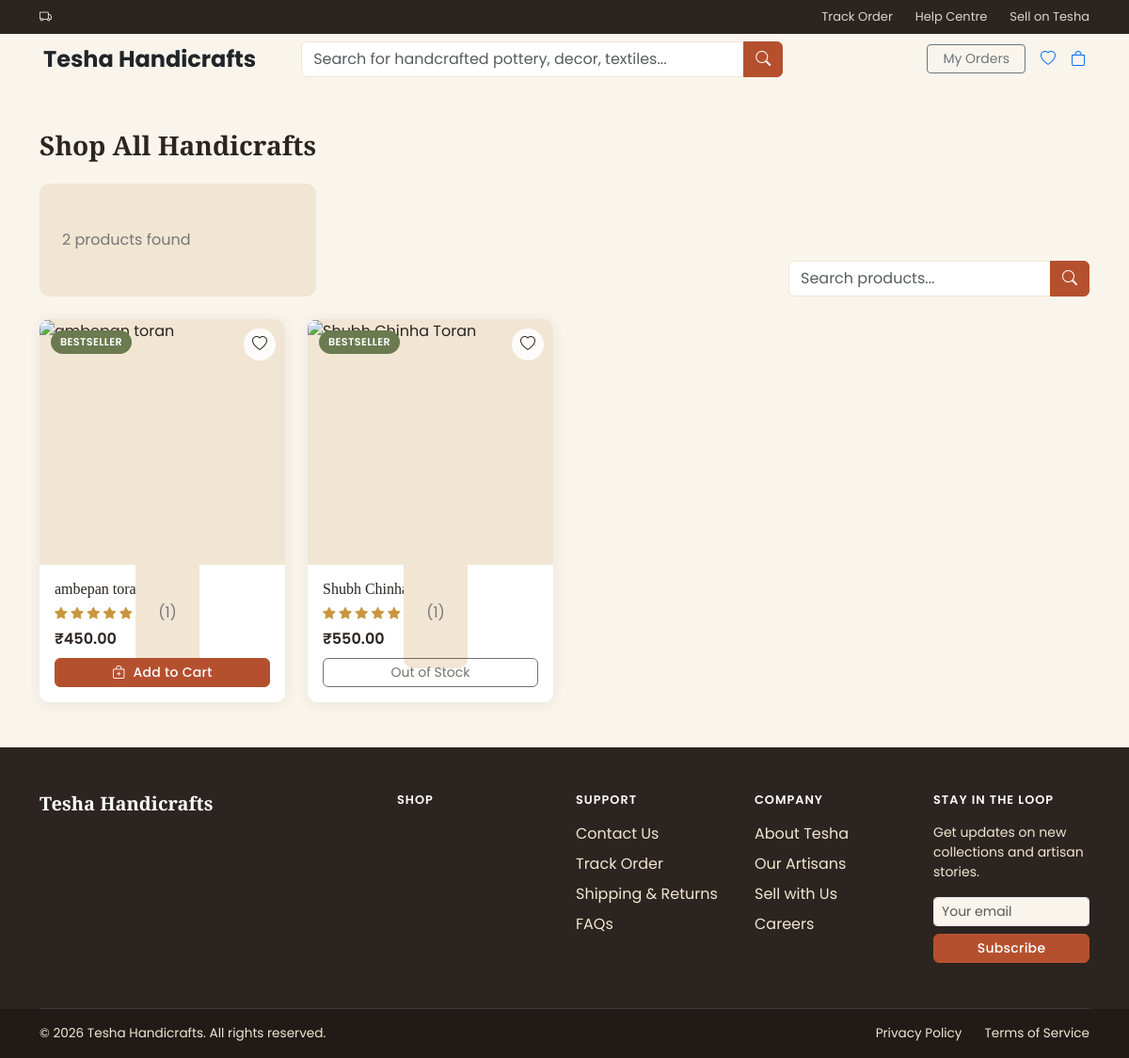
Before: /products/ with the older database file.
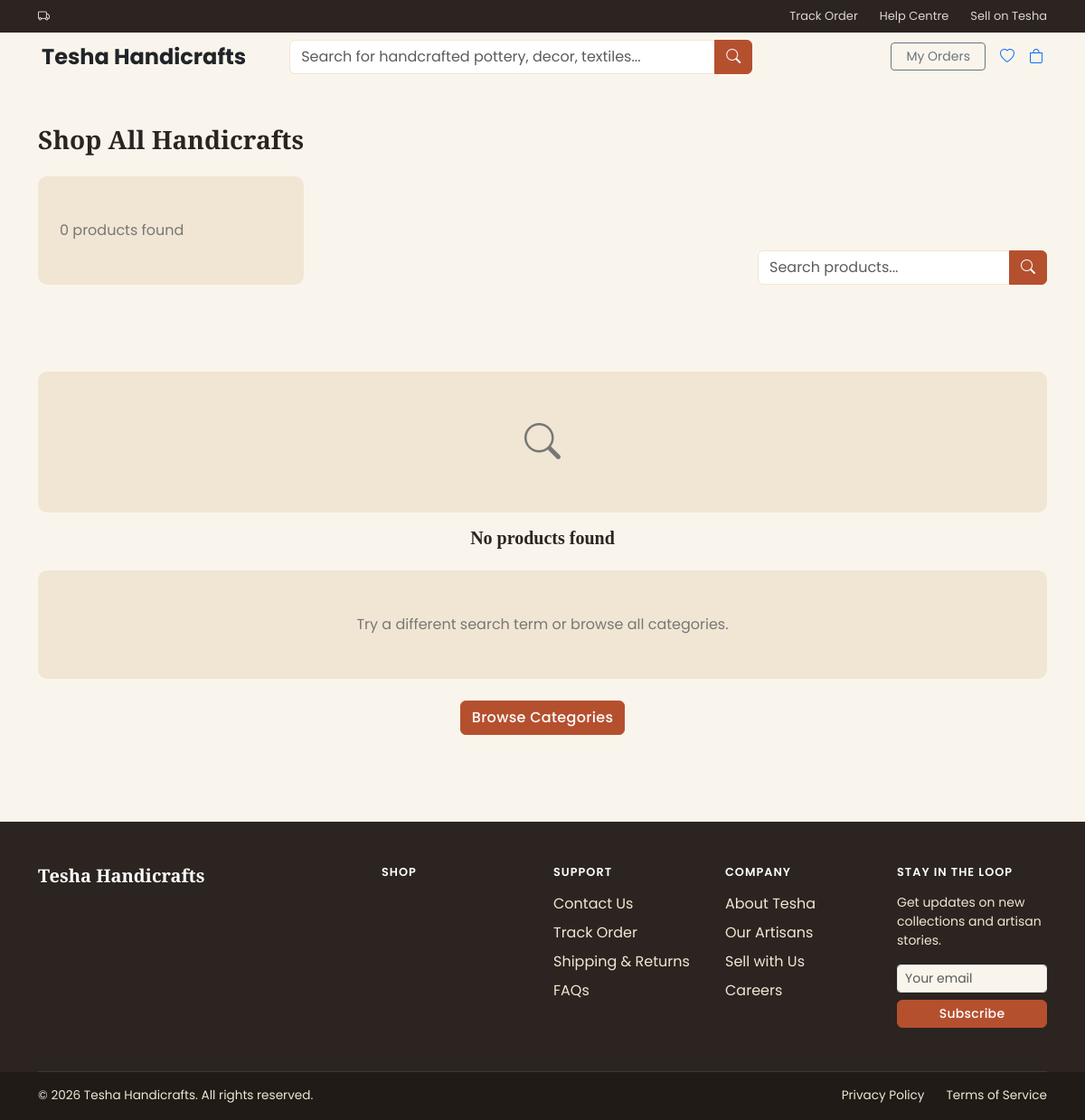
After: the same page with the newer database file.
### products/models.py (models this page shows, shortened)
class Product(models.Model):
    name = models.CharField(max_length=200)
    slug = models.SlugField(max_length=220, unique=True)
    category = models.ForeignKey(
        Category, on_delete=models.SET_NULL, null=True, blank=True, related_name="products"
    )
    short_description = models.CharField(
        max_length=255, blank=True, help_text="Shown on product cards / listing pages."
    )
    description = models.TextField(blank=True, help_text="Full description shown on the product detail page.")
    price = models.DecimalField(max_digits=10, decimal_places=2)
    compare_at_price = models.DecimalField(
        max_digits=10, decimal_places=2, null=True, blank=True,
        help_text="Optional 'strike-through' original price to show a discount.",
    )
    stock_quantity = models.PositiveIntegerField(default=0)
    is_active = models.BooleanField(default=True, help_text="Uncheck to hide from the storefront without deleting.")
    is_bestseller = models.BooleanField(default=False)
    is_new_arrival = models.BooleanField(default=False)
    artisan_name = models.CharField(max_length=150, blank=True)
    artisan_state = models.CharField(max_length=100, blank=True, help_text="e.g. 'Rajasthan', 'West Bengal'")
    material = models.CharField(max_length=150, blank=True, help_text="e.g. 'Terracotta, Brass'")
    is_customizable = models.BooleanField(default=False)
    festival_collection = models.ForeignKey(
        FestivalBanner,
        on_delete=models.SET_NULL,
        null=True,
        blank=True,
        related_name='products',
        help_text='Select if this product belongs to a specific festival collection',  # <--- Make sure this comma is here!
    )
    created_at = models.DateTimeField(auto_now_add=True)
    class Meta:
        ordering = ["-created_at"]
    def get_absolute_url(self):
        return reverse("products:detail", kwargs={"slug": self.slug})
    @property
    def is_on_sale(self):
        return self.compare_at_price is not None and self.compare_at_price > self.price
    @property
    def primary_image(self):
        image = self.images.filter(is_primary=True).first()
        return image or self.images.first()
    @property
    def in_stock(self):
        return self.stock_quantity > 0

### products/views.py (the view)
# urls.py: path("", views.product_list, name="list"),
def product_list(request):
    products = with_rating_annotations(
        Product.objects.filter(is_active=True).select_related("category").prefetch_related("images")
    )
    category_slug = request.GET.get("category")
    if category_slug:
        products = products.filter(category__slug=category_slug)
    query = request.GET.get("q")
    if query:
        products = products.filter(
            Q(name__icontains=query) | Q(short_description__icontains=query)
        )
    context = {
        "products": products,
        "search_query": query or "",
    }
    return render(request, "products/list.html", context)

### templates/products/list.html (shortened to what this page needs)
{% extends "base.html" %}
{% block content %}
<section class="container py-4 py-md-5">
    <div class="d-flex justify-content-between align-items-end mb-4 flex-wrap gap-2">
        <div>
            <h1 class="tesha-display h3 mb-1">
                {% if search_query %}
                    Search results for &ldquo;{{ search_query }}&rdquo;
                {% else %}
                    Shop All Handicrafts
                {% endif %}
            </h1>
            <p class="text-muted mb-0">{{ products.count }} product{{ products.count|pluralize }} found</p>
        </div>
        <form class="tesha-search-form" role="search" method="get" action="{% url 'products:list' %}">
            <div class="input-group" style="max-width: 320px;">
                <input
                    type="search"
                    name="q"
                    value="{{ search_query }}"
                    class="form-control"
                    placeholder="Search products..."
                    aria-label="Search products">
                <button class="btn" type="submit">
                    <i class="bi bi-search"></i>
                </button>
            </div>
        </form>
    </div>
    {% if products %}
    <div class="row g-3 g-md-4">
        {% for product in products %}
        <div class="col-6 col-md-4 col-lg-3">
            {% include "partials/product_card.html" with product=product %}
        </div>
        {% endfor %}
    </div>
    {% else %}
    <div class="text-center py-5">
        <i class="bi bi-search fs-1 text-muted mb-3 d-block"></i>
        <h2 class="h5">No products found</h2>
        <p class="text-muted">Try a different search term or browse all categories.</p>
        <a href="{% url 'categories:list' %}" class="btn btn-tesha-primary mt-2">Browse Categories</a>
    </div>
    {% endif %}
</section>
{% endblock %}

### templates/base.html (shortened to what this page needs)
{% load static %}
<!DOCTYPE html>
<html lang="en">
<head>
    <link
        href="https://cdn.jsdelivr.net/npm/bootstrap@5.3.3/dist/css/bootstrap.min.css"
        rel="stylesheet"
>
    <link
        rel="stylesheet"
        href="https://cdn.jsdelivr.net/npm/bootstrap-icons@1.11.3/font/bootstrap-icons.min.css">
    <link href="{% static 'css/theme.css' %}" rel="stylesheet">
</head>
<body>
    {% include "partials/topbar.html" %}
    {% include "partials/navbar.html" %}
    <main>
        {% block content %}{% endblock %}
    </main>
    {% include "partials/footer.html" %}
</body>
</html>

### templates/partials/topbar.html (shortened to what this page needs)
<div class="tesha-topbar d-none d-md-block">
    <div class="container">
        <div class="d-flex justify-content-between align-items-center py-2">
            <span>
                <i class="bi bi-truck me-1"></i>
            </span>
            <nav aria-label="Utility links">
                <ul class="list-inline mb-0 d-flex gap-3">
                    <li class="list-inline-item">
                        <a href="#">Track Order</a>
                    </li>
                    <li class="list-inline-item">
                        <a href="#">Help Centre</a>
                    </li>
                    <li class="list-inline-item">
                        <a href="#">Sell on Tesha</a>
                    </li>
                </ul>
            </nav>
        </div>
    </div>
</div>

### templates/partials/navbar.html (shortened to what this page needs)
<header class="tesha-navbar sticky-top">
    <div class="container px-3">
        <nav class="navbar navbar-expand-lg py-2" aria-label="Main navigation">
            <a class="navbar-brand mx-auto mx-lg-0 me-lg-4 d-flex align-items-center text-decoration-none py-0" href="{% url 'homepage:index' %}">
                <div class="d-none d-lg-flex align-items-center">
                    {% if site_settings.logo %}
                    <img src="{{ site_settings.logo.url }}" alt="{{ site_settings.site_name }}" class="tesha-navbar-logo">
                    {% else %}
                    <span class="fs-4 fw-bold text-dark">{{ site_settings.site_name|default:"Tesha Handicrafts" }}</span>
                    {% endif %}
                </div>
            </a>
            <form class="tesha-search-form d-none d-lg-flex flex-grow-1 mx-4" role="search" method="get" action="{% url 'products:list' %}">
                <div class="input-group">
                    <input
                        type="search"
                        name="q"
                        class="form-control"
                        placeholder="Search for handcrafted pottery, decor, textiles..."
                        aria-label="Search products">
                    <button class="btn" type="submit">
                        <i class="bi bi-search"></i>
                    </button>
                </div>
            </form>
            <ul class="navbar-nav flex-row align-items-center gap-3 order-lg-3 d-none d-lg-flex">
                <li class="nav-item">
                    <a href="{% url 'orders:order_list' %}" class="btn btn-sm btn-outline-secondary px-3">
                        My Orders
                    </a>
                </li>
                <li class="nav-item">
                    <a class="tesha-icon-link" href="{% url 'wishlist:detail' %}" aria-label="Wishlist">
                        <i class="bi bi-heart"></i>
                    </a>
                </li>
                <li class="nav-item">
                    <a class="tesha-icon-link" href="{% url 'cart:detail' %}" aria-label="Cart">
                        <i class="bi bi-bag"></i>
                    </a>
                </li>
            </ul>
        </nav>
    </div>
</header>

### templates/partials/footer.html (shortened to what this page needs)
<footer class="tesha-footer pt-5">
    <div class="container">
        <div class="row gy-4">
            <div class="col-12 col-md-4">
                <h5 class="tesha-display text-white mb-3">{{ site_settings.site_name|default:"Tesha Handicrafts" }}</h5>
            </div>
            <div class="col-6 col-md-2">
                <h6 class="mb-3">Shop</h6>
            </div>
            <div class="col-6 col-md-2">
                <h6 class="mb-3">Support</h6>
                <ul class="list-unstyled d-flex flex-column gap-2">
                    <li><a href="#">Contact Us</a></li>
                    <li><a href="#">Track Order</a></li>
                    <li><a href="#">Shipping &amp; Returns</a></li>
                    <li><a href="#">FAQs</a></li>
                </ul>
            </div>
            <div class="col-6 col-md-2">
                <h6 class="mb-3">Company</h6>
                <ul class="list-unstyled d-flex flex-column gap-2">
                    <li><a href="#">About Tesha</a></li>
                    <li><a href="#">Our Artisans</a></li>
                    <li><a href="#">Sell with Us</a></li>
                    <li><a href="#">Careers</a></li>
                </ul>
            </div>
            <div class="col-12 col-md-2">
                <h6 class="mb-3">Stay in the Loop</h6>
                <p class="small mb-3">Get updates on new collections and artisan stories.</p>
                <form action="#" method="post" class="d-flex flex-column gap-2">
                    <input
                        type="email"
                        id="footerNewsletterEmail"
                        name="email"
                        class="form-control form-control-sm"
                        placeholder="Your email">
                    <button type="submit" class="btn btn-tesha-primary btn-sm">Subscribe</button>
                </form>
            </div>
        </div>
        <hr class="border-secondary mt-5 mb-0">
    </div>
    <div class="tesha-footer-bottom py-3 mt-0">
        <div class="container d-flex flex-column flex-md-row justify-content-between align-items-center gap-2">
            <span>&copy; {% now "Y" %} {{ site_settings.site_name|default:"Tesha Handicrafts" }}. All rights reserved.</span>
            <ul class="list-inline mb-0 d-flex gap-3">
                <li class="list-inline-item"><a href="#">Privacy Policy</a></li>
                <li class="list-inline-item"><a href="#">Terms of Service</a></li>
            </ul>
        </div>
    </div>
</footer>

### templates/partials/product_card.html (shortened to what this page needs)
{% load static %}
<div class="tesha-card position-relative h-100 d-flex flex-column">
    {% if product.is_bestseller %}
        <span class="tesha-badge">Bestseller</span>
    {% elif product.is_new_arrival %}
        <span class="tesha-badge">New</span>
    {% endif %}
    <button type="button"
            class="tesha-wishlist-toggle"
            data-product-id="{{ product.id }}"
            aria-label="Add {{ product.name }} to wishlist">
        {% if product.id in wishlist_product_ids %}
            <i class="bi bi-heart-fill" style="color: var(--tesha-terracotta);"></i>
        {% else %}
            <i class="bi bi-heart"></i>
        {% endif %}
    </button>
    <a href="{{ product.get_absolute_url }}" class="text-decoration-none text-reset">
        <div class="tesha-card-img-wrap">
        </div>
        <div class="px-3 pt-3">
            <h3 class="h6 mb-1 text-truncate">
                {{ product.name }}
            </h3>
            <div class="tesha-rating mb-1">
                {% if product.review_count %}
                    {% for i in "12345" %}
                        {% if forloop.counter <= product.average_rating %}
                            <i class="bi bi-star-fill"></i>
                        {% elif forloop.counter|add:"-0.5" <= product.average_rating %}
                            <i class="bi bi-star-half"></i>
                        {% else %}
                            <i class="bi bi-star"></i>
                        {% endif %}
                    {% endfor %}
                    <span class="text-muted small">
                        ({{ product.review_count }})
                    </span>
                {% else %}
                    <span class="text-muted small">
                        No reviews yet
                    </span>
                {% endif %}
            </div>
            <div class="d-flex align-items-baseline gap-2">
                <span class="tesha-price">
                    ₹{{ product.price }}
                </span>
            </div>
        </div>
    </a>
    <div class="p-3 pt-2 mt-auto">
        {% if product.in_stock %}
            <form method="post" action="{% url 'cart:add' product.id %}">
                <button type="submit"
                        class="btn btn-tesha-primary btn-sm w-100">
                    <i class="bi bi-bag-plus me-1"></i>
                    Add to Cart
                </button>
            </form>
        {% else %}
            <button type="button"
                    class="btn btn-tesha-outline btn-sm w-100"
                    disabled>
                Out of Stock
            </button>
        {% endif %}
    </div>
</div>

Changed rows visible on the page:
removed Product: is_bestseller "BESTSELLER", name "ambepan toran", review_count "1", price "450.00"
removed Product: is_bestseller "BESTSELLER", name "Shubh Chinha Toran", review_count "1", price "550.00", stock_quantity "Out of Stock"
Other visible differences:
{{ products.count }}: "2" → "0"
text now shown: "No products found Try a different search term or browse all categories. Browse Categories"
